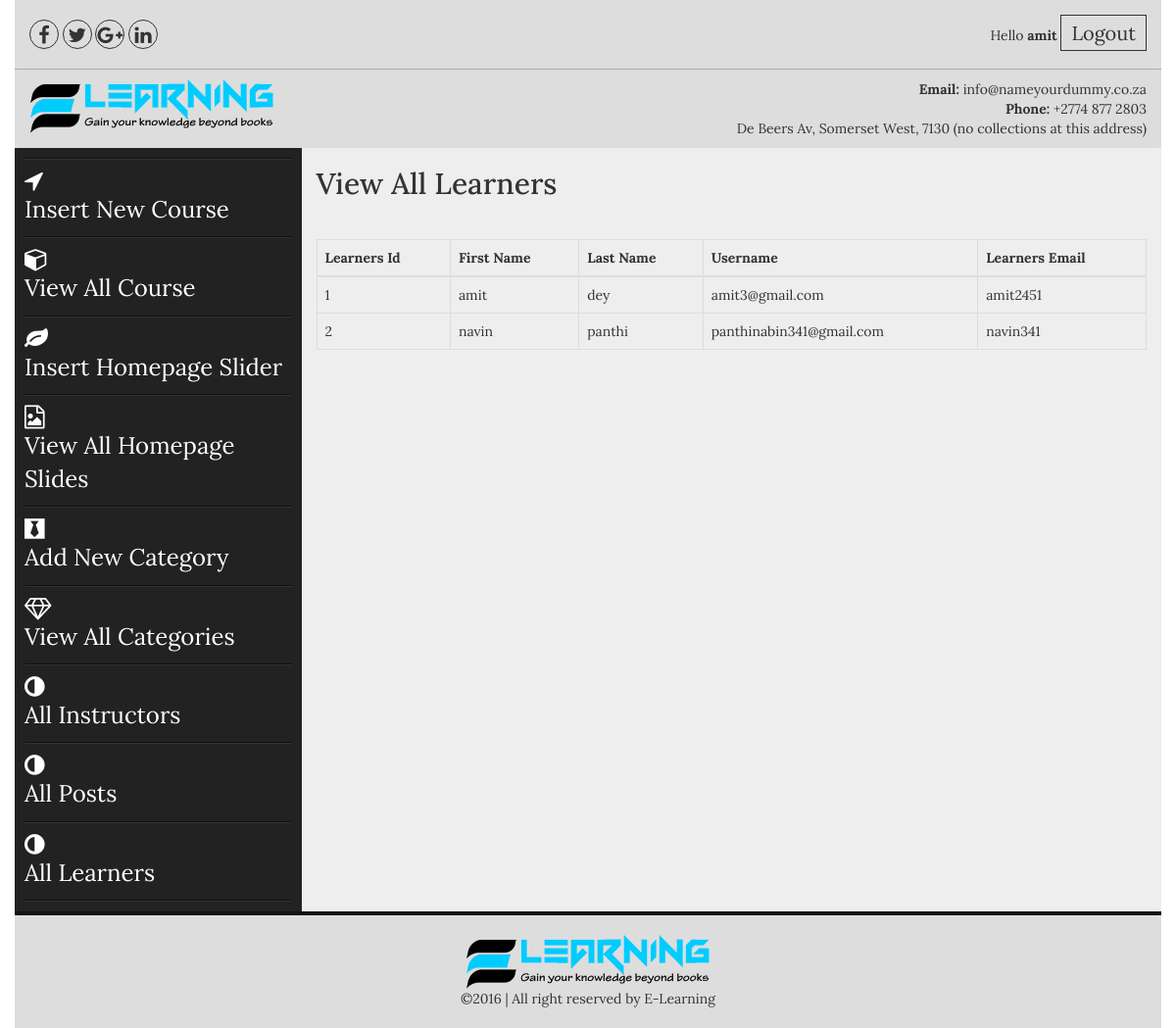
/admin/all_learners.php (signed in), run on the app's committed database.
### tables this page shows
CREATE TABLE `learners` (
  `luser_id` int(100) NOT NULL,
  `luser_fname` text NOT NULL,
  `luser_lname` text NOT NULL,
  `luser_name` varchar(50) NOT NULL,
  `luser_email` varchar(50) NOT NULL,
  `luser_pass` varchar(50) NOT NULL,
  `is_dropout` tinyint(1) DEFAULT NULL,
  `reason` varchar(255) DEFAULT NULL,
  PRIMARY KEY (`luser_id`)
);

### admin/all_learners.php (the view)
<?php include("includes/header.php");?>
<section class="admin_area">
    <div class="container">
        <div class="row">
            <?php include("includes/admin_menus.php");?>
            <div class="col-md-9 col-sm-9 col-xs-12">
                <div class="add_admin_content">
                   <h2>View All Learners</h2>
                      <table class="table table-bordered">
                        <thead>
                          <tr>
                            <th>Learners Id</th>
                            <th>First Name</th>
                            <th>Last Name</th>
                            <th>Username</th>
                            <th>Learners Email</th>
                          </tr>
                        </thead>
                        <tbody>
                        <?php
                        $user = "select * from learners";
                        $run_user = mysqli_query($con,$user);
                        while($user_row = mysqli_fetch_array($run_user)):
                        $user_id = $user_row ['luser_id'];
                        $fname = $user_row ['luser_fname'];
                        $lname = $user_row ['luser_lname'];
                        $uemail = $user_row ['luser_email'];
                        $uname = $user_row ['luser_name'];
                        ?>
                          <tr>
                            <td><?php echo $user_id;?></td>
                            <td><?php echo $fname;?></td>
                            <td><?php echo $lname;?></td>
                            <td><?php echo $uemail;?></td>
                            <td><?php echo $uname;?></td>
                          </tr>
                        <?php endwhile;?>
                        </tbody>
                      </table>
                </div>
            </div>
        </div>
    </div>
</section>
<?php include("includes/footer.php");?>

### admin/css/style.css (style rules this page uses)
body { font-family: 'Lora', serif; }
h1,h2,h3,h4,h5,h6,p { margin: 0; padding: 0 }
.container { background: #eee }
.admin_area .row { position: relative; }
.add_admin_content h2 { margin-bottom: 40px; margin-top: 20px; }
body, html { height: 100%; }

### data on the page
learners: luser_id "1", luser_fname "amit", luser_lname "dey", luser_email "amit3@gmail.com", luser_name "amit2451"
learners: luser_id "2", luser_fname "navin", luser_lname "panthi", luser_email "panthinabin341@gmail.com", luser_name "navin341"

### other printed values
$_SESSION['user_name'] "amit"
